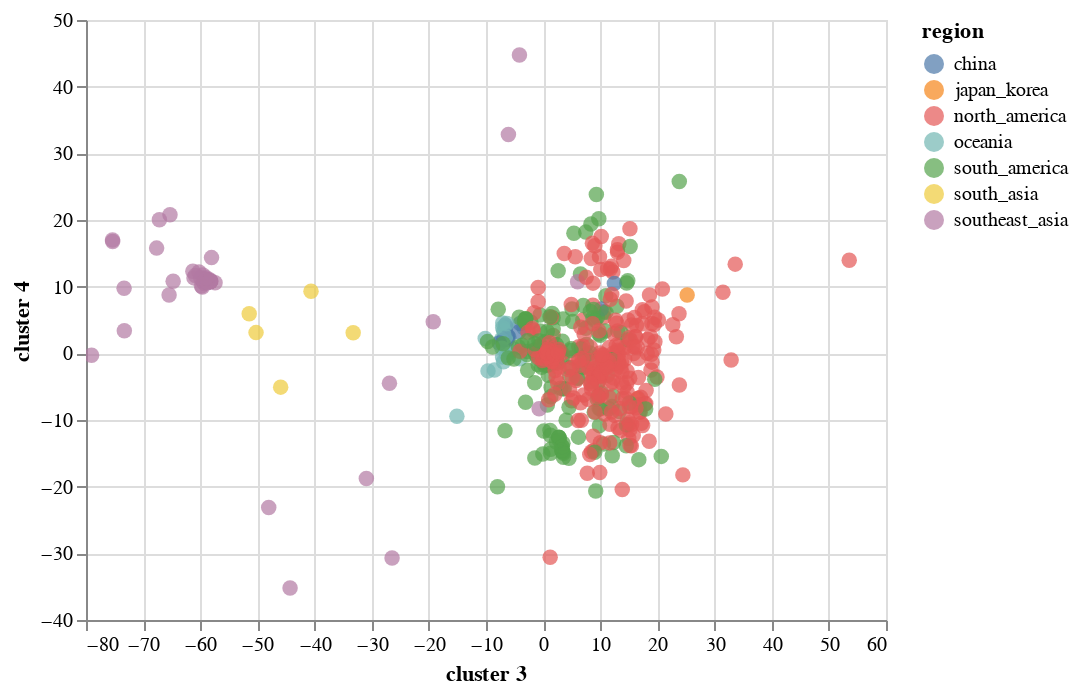

Write notebook code for a chart like this one.
### Code cell
scatterplot_with_tooltip_interactive(finalDf,'cluster 3','cluster 4',"cluster 3","cluster 4",['strain','region'],'region')

### Figure 1 — Vega-Lite specification as saved in the notebook (floating-point values rounded to 4 significant figures; data arrays with more than 128 entries replaced by an {"elided": "..."} marker saying what was removed)
{"$schema": "https://vega.github.io/schema/vega-lite/v3.3.0.json", "config": {"mark": {"tooltip": null}, "view": {"height": 300, "width": 400}}, "data": {"name": "data-ae86899eef38853a640aa7d425debf7c"}, "datasets": {"data-ae86899eef38853a640aa7d425debf7c": {"elided": "519 records"}}, "encoding": {"color": {"field": "region", "type": "nominal"}, "tooltip": [{"field": "strain", "type": "nominal"}, {"field": "region", "type": "nominal"}], "x": {"field": "cluster 3", "title": "cluster 3", "type": "quantitative"}, "y": {"field": "cluster 4", "title": "cluster 4", "type": "quantitative"}}, "mark": {"size": 60, "type": "circle"}, "selection": {"selector088": {"bind": "scales", "encodings": ["x", "y"], "type": "interval"}}}
